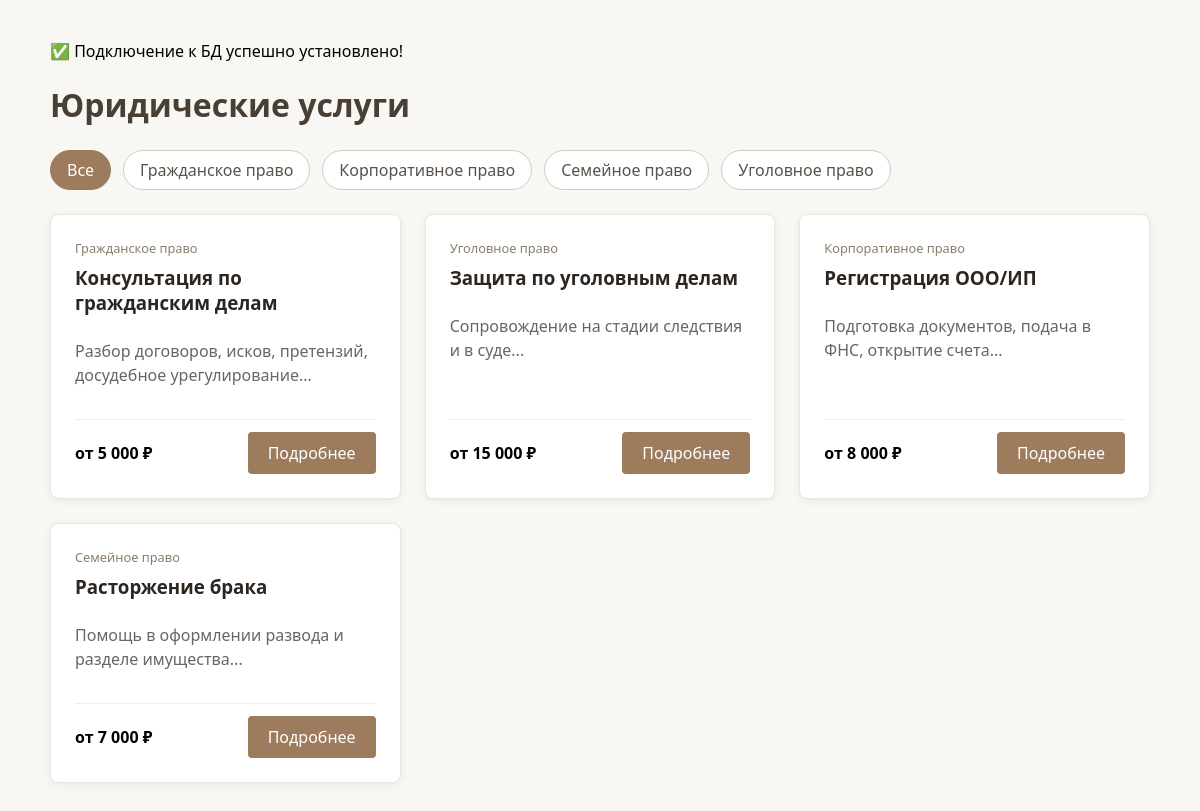
The app's page /public/services.php with its own data.
### tables this page shows
CREATE TABLE IF NOT EXISTS categories (
    id INT AUTO_INCREMENT PRIMARY KEY,
    name VARCHAR(100) NOT NULL,
    slug VARCHAR(100) NOT NULL UNIQUE,
    created_at TIMESTAMP DEFAULT CURRENT_TIMESTAMP
);

CREATE TABLE IF NOT EXISTS services (
    id INT AUTO_INCREMENT PRIMARY KEY,
    category_id INT NOT NULL,
    title VARCHAR(255) NOT NULL,
    description TEXT,
    price DECIMAL(10, 2) DEFAULT 0.00,
    is_active TINYINT(1) DEFAULT 1,
    created_at TIMESTAMP DEFAULT CURRENT_TIMESTAMP,
    updated_at TIMESTAMP DEFAULT CURRENT_TIMESTAMP ON UPDATE CURRENT_TIMESTAMP,
    FOREIGN KEY (category_id) REFERENCES categories(id) ON DELETE RESTRICT
);

### src/helpers/helpers.php (called while the page is built)
<?php
function e(string $text): string {
    return htmlspecialchars($text, ENT_QUOTES | ENT_SUBSTITUTE, 'UTF-8');
}

### public/services.php (the view, shortened to what this page needs)
<?php
require_once __DIR__ . '/../src/config/database.php';
require_once __DIR__ . '/../src/helpers/helpers.php';
$catFilter = filter_input(INPUT_GET, 'category', FILTER_VALIDATE_INT);
$cats = $pdo->query("SELECT id, name FROM categories ORDER BY name")->fetchAll();
$sql = "SELECT s.id, s.title, s.price, LEFT(s.description, 120) as short_desc, c.name as cat_name
        FROM services s
        LEFT JOIN categories c ON s.category_id = c.id
        WHERE s.is_active = 1";
$params = [];
$sql .= " ORDER BY s.created_at DESC";
$stmt = $pdo->prepare($sql);
$stmt->execute($params);
$services = $stmt->fetchAll();
?>
<!DOCTYPE html>
<html lang="ru">
<head>
</head>
<body>
    <h1>Юридические услуги</h1>
    <div class="filter">
        <a href="/services.php" class="<?= !$catFilter ? 'active' : '' ?>">Все</a>
        <?php foreach ($cats as $c): ?>
            <a href="/services.php?category=<?= $c['id'] ?>" class="<?= $catFilter == $c['id'] ? 'active' : '' ?>">
                <?= e($c['name']) ?>
            </a>
        <?php endforeach; ?>
    </div>
    <div class="catalog">
        <?php foreach ($services as $s): ?>
            <div class="card">
                <span style="color:#8a7e6b; font-size:0.8rem;"><?= e($s['cat_name']) ?></span>
                <h3><?= e($s['title']) ?></h3>
                <p><?= e($s['short_desc']) ?>...</p>
                <div class="meta">
                    <strong>от <?= number_format($s['price'], 0, ',', ' ') ?> ₽</strong>
                    <a href="/service.php?id=<?= $s['id'] ?>" class="btn">Подробнее</a>
                </div>
            </div>
        <?php endforeach; ?>
    </div>
</body>
</html>

### public/services.php (style rules this page uses)
body { font-family: system-ui, sans-serif; max-width: 1100px; margin: 40px auto; padding: 0 20px; background: #f8f7f4; }
h1 { color: #4a3f35; margin-bottom: 24px; }
.filter { margin-bottom: 24px; display: flex; gap: 12px; flex-wrap: wrap; }
.filter a { padding: 8px 16px; background: #fff; border: 1px solid #d0cbc3; border-radius: 20px; text-decoration: none; color: #5a524a; }
.filter a.active, .filter a:hover { background: #9c7c5c; color: #fff; border-color: #9c7c5c; }
.catalog { display: grid; grid-template-columns: repeat(auto-fill, minmax(300px, 1fr)); gap: 24px; }
.card { background: #fff; padding: 24px; border-radius: 8px; box-shadow: 0 2px 8px rgba(0,0,0,0.06); border: 1px solid #e8e5df; display: flex; flex-direction: column; }
.card h3 { margin: 8px 0; color: #2c2520; }
.card p { color: #666; flex: 1; line-height: 1.5; }
.card .meta { display: flex; justify-content: space-between; align-items: center; margin-top: 16px; padding-top: 12px; border-top: 1px solid #eee; }
.btn { display: inline-block; padding: 10px 20px; background: #9c7c5c; color: #fff; text-decoration: none; border-radius: 4px; }

### records on screen
categories: name "Гражданское право"
categories: name "Корпоративное право"
categories: name "Семейное право"
categories: name "Уголовное право"
services: category.name "Гражданское право", title "Консультация по гражданским делам", short_desc "Разбор договоров, исков, претензий, досудебное урегулирование", price "5 000"
services: category.name "Уголовное право", title "Защита по уголовным делам", short_desc "Сопровождение на стадии следствия и в суде", price "15 000"
services: category.name "Корпоративное право", title "Регистрация ООО/ИП", short_desc "Подготовка документов, подача в ФНС, открытие счета", price "8 000"
services: category.name "Семейное право", title "Расторжение брака", short_desc "Помощь в оформлении развода и разделе имущества", price "7 000"
